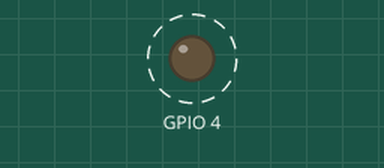
This program was run on a simulated Raspberry Pi (BCM pin numbers). Parts: output pins drawn as LEDs (lit = HIGH). Dashed ring = blinking. What the program prints to the terminal is not drawn.

Above: at 0.3 s.
Timing chart, 0 to 3.0 s (numbered marks = the images above):
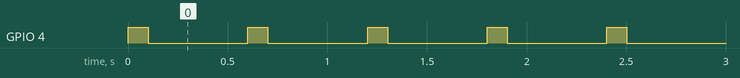

The program:

blinkGPIOOut.py
```python
#!/usr/bin/python

import RPi.GPIO as GPIO
import time
import sys
from optparse import OptionParser

parser = OptionParser()
parser.add_option("-o", "--gpioout", action="store", type="int", dest="gpioout", default=4, help="GPIO number where OUTPUT device is connected")
parser.add_option("-t", "--time", action="store", type="float", dest="blinktime", default=0.5, help="Time interval for blinking")
(options, args) = parser.parse_args()

offtime = 0.1
GPIO.setwarnings(False)
GPIO.setmode(GPIO.BCM)
GPIO.setup(options.gpioout, GPIO.OUT)
while True:
  try:
    print 'Turning gpio {} ON'.format(options.gpioout)
    GPIO.output(options.gpioout,True)
    time.sleep(offtime)
    print 'Turning gpio {} OFF for {} seconds'.format(options.gpioout, options.blinktime)
    GPIO.output(options.gpioout,False)
    time.sleep(options.blinktime)
  except KeyboardInterrupt:
    print 'Exiting blinkGPIOOut. Doing GPIO cleanup.'
    GPIO.cleanup()
    sys.exit()
```

Measured:
- by itself, GPIO 4: alternates HIGH for 0.10 s and LOW for 0.50 s
